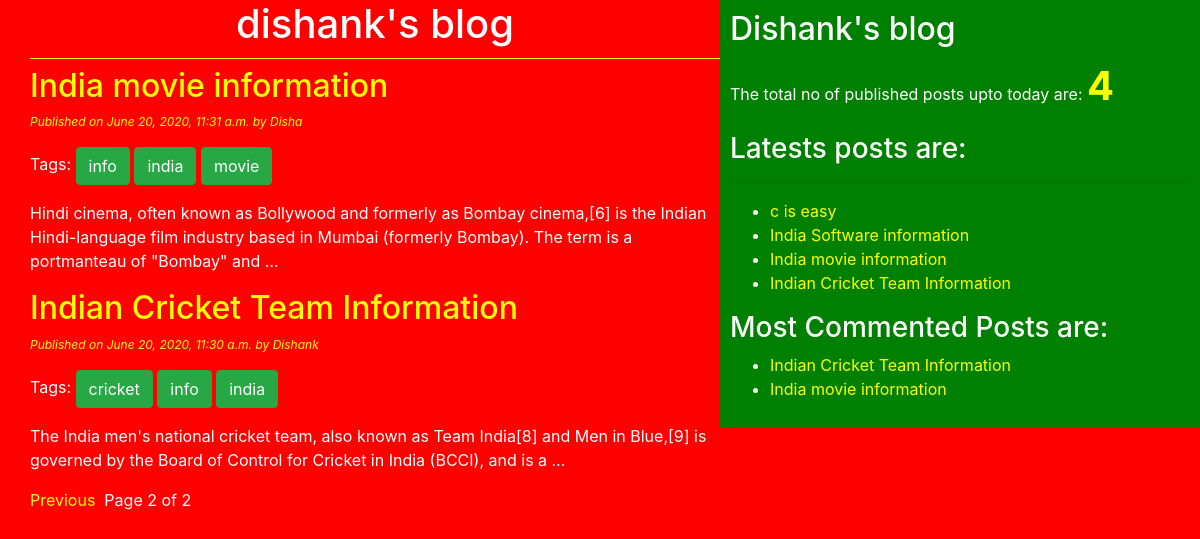
Screenshot of /?page=2 with the database file from the repository.
### blog/models.py (models this page shows, shortened)
class Post(models.Model):
    STATUS_CHOICES=(('draft','Draft'),('published','Published'))
    title=models.CharField(max_length=256)
    slug=models.SlugField(max_length=264,unique_for_date='publish')
    author=models.ForeignKey(User,related_name='blog_posts',on_delete=models.CASCADE)
    body=models.TextField()
    publish=models.DateTimeField(default=timezone.now)
    created=models.DateTimeField(auto_now_add=True)
    updated=models.DateTimeField(auto_now=True)
    status=models.CharField(max_length=10,choices=STATUS_CHOICES,default='draft')
    objects=CustomManager()
    tags=TaggableManager()
    class Meta:
        ordering=('-publish',)
    def get_absolute_url(self):
        return reverse('post_detail',args=[self.publish.year,self.publish.strftime('%m'),self.publish.strftime('%d'),self.slug])

### blog/views.py (the view)
# urls.py: path('', views.post_list_views),
def post_list_views(request,tag_slug=None):
    post_list=Post.objects.all()
    tag=None
    if tag_slug:
        tag=get_object_or_404(Tag,slug=tag_slug)
        post_list=post_list.filter(tags__in=[tag])
    paginator=Paginator(post_list,2)
    page_number=request.GET.get('page')
    try:
        post_list=paginator.page(page_number)
    except PageNotAnInteger:
        post_list=paginator.page(1)
    except EmptyPage:
        post_list=paginator.page(paginator.num_pages)
    return render(request,'blog/post_list.html',{'post_list':post_list,'tag':tag})

### blog/models.py (called while the page is built)
    def get_queryset(self):
        return super().get_queryset().filter(status='published')

### blog/templatetags/blog_tags.py (called while the page is built)
@register.simple_tag(name='my_tag')
def total_posts():
    return Post.objects.count()

@register.inclusion_tag('blog/latest_posts123.html')
def show_latest_posts(count):
    latest_posts=Post.objects.order_by('-publish')[:count]
    return {'latest_posts':latest_posts}

@register.simple_tag
def get_most_commented_posts(count=2):
    return Post.objects.annotate(total_comments=Count('comments')).order_by('-total_comments')[:count]

### templates/blog/post_list.html (shortened to what this page needs)
{%extends 'blog/base.html'%}
  {%block content%}
    <h1>dishank's blog</h1>
    {%for post in post_list%}
        <h2><a href="{{post.get_absolute_url}}">{{post.title}}</a></h2>
        <p id='date'>Published on {{post.publish}} by {{post.author|title}} </p>
        <p>Tags:
        {%for tag in post.tags.all%}
          <a href="{%url 'post_list_by_tag_name' tag.slug%}" class='btn btn-success '>{{tag.name}}</a>
        {%endfor%}
        </p>
        {{post.body|truncatewords:30|linebreaks}}
    {%endfor%}
    {%include 'blog/pagination.html' with page=post_list%}
  {%endblock%}

### templates/blog/base.html (shortened to what this page needs)
<!DOCTYPE html>
{%load blog_tags%}
{%load static%}
<html lang="en" dir="ltr">
  <head>
    <link rel="stylesheet" href="https://stackpath.bootstrapcdn.com/bootstrap/4.5.0/css/bootstrap.min.css">
  <link rel="stylesheet" href="{%static '/css/blog.css'%}">
</head>
  <body>
    <div class="content">
        {%block content%}
        {%endblock%}
    </div>
    <div class="sidebar">
        <h2>Dishank's blog</h2>
        <p>The total no of published posts upto today are: <span id="pcount">{%my_tag%}</span></p>
        <h3>Latests posts are:</h3><hr>{%show_latest_posts 10%}
        <h3>Most Commented Posts are:</h3>
        {%get_most_commented_posts as most_commented_posts%}
        <ul>
        {% for post in most_commented_posts %}
            <li> <a href="{{post.get_absolute_url}}">{{post.title}}</a> </li>
        {% endfor %}
        </ul>
    </div>
  </body>
</html>

### templates/blog/latest_posts123.html
<ul>
{% for post in latest_posts %}
    <li> <a href="{{post.get_absolute_url}}">{{post.title}}</a> </li>
{% endfor %}
</ul>

### static/css/blog.css (style rules this page uses)
.content { width: 60%; float: left; padding: 0 0 0 30px; background: red; height: 100%; }
.sidebar { width: 40%; float: right; padding: 10px; background: green; height: 100%; }
h1 { text-align: center; border-bottom: 1px solid yellow; padding-bottom: 10px; }
body { color: white; background-color: red; }
#date { color: yellow; font-size: 12px; font-style: italic; }
a { color: yellow; }
#pcount { font-size: 40px; color: yellow; font-weight: bold; }

### rows the page displays
Post: title "India movie information", publish "June 20, 2020, 11:31 a.m.", author "Disha", body "Hindi cinema, often known as Bollywood and formerly as Bombay cinema,[6] is the Indian Hindi-language film industry based in Mumbai (formerly Bombay). The term is a portmanteau of \"Bombay\" and …"
Tag: name "info"
Tag: name "india"
Tag: name "movie"
Post: title "Indian Cricket Team Information", publish "June 20, 2020, 11:30 a.m.", author "Dishank", body "The India men's national cricket team, also known as Team India[8] and Men in Blue,[9] is governed by the Board of Control for Cricket in India (BCCI), and is a …"
Tag: name "cricket"
Post: title "c is easy"
Post: title "India Software information"

### other values shown
{{ page.number }} "2"
{{ page.paginator.num_pages }} "2"
